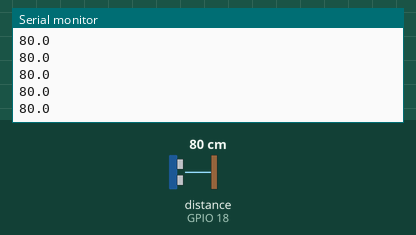
This sketch was run on a simulated ESP32. Shown: the last lines printed to the serial monitor. Wiring (inferred from the names in the program): ultrasonic range finder: trigger GPIO 5; echo GPIO 18. The test bench sets the inputs (shaded band); at power-on: distance to the obstacle (sensor on GPIO 18) 80 cm. The echo pulse lasts 58.3 µs per cm.

Above: at 1.2 s.
1.3 s: distance to the obstacle (sensor on GPIO 18) set to 2 cm
At 1.37 s:
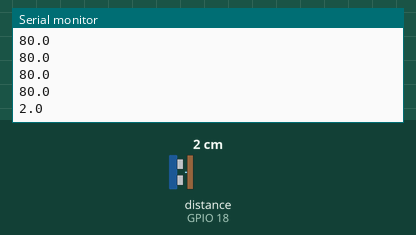
2.8 s: distance to the obstacle (sensor on GPIO 18) set to 4 cm
At 2.88 s:
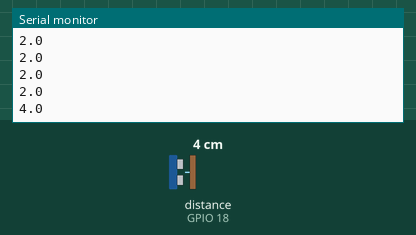
Timing chart, 0 to 5.8 s (numbered marks = the images above; inputs shaded):
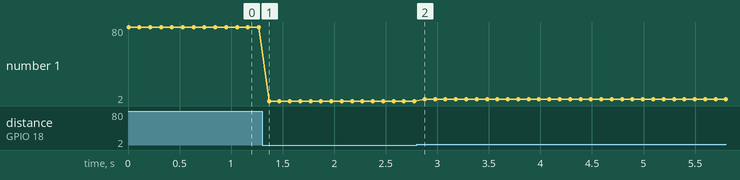

The sketch:

esp32_ultrasonic.ino
```cpp
/*
 * ESP32 Ultrasonic Sensor - QC Detector Trigger
 *
 * Continuously reads HC-SR04 ultrasonic sensor and sends distance via Serial.
 * The QC Detector app will trigger capture when distance < threshold.
 *
 * Wiring:
 * - VCC  -> 5V (or 3.3V for some modules)
 * - GND  -> GND
 * - TRIG -> GPIO 5
 * - ECHO -> GPIO 18
 *
 * Upload this code to ESP32, then connect via USB.
 * The sensor_trigger.py module will auto-detect the ESP32.
 */

#define TRIG_PIN 5
#define ECHO_PIN 18
#define BAUD_RATE 9600

void setup() {
  Serial.begin(BAUD_RATE);
  pinMode(TRIG_PIN, OUTPUT);
  pinMode(ECHO_PIN, INPUT);

  // Wait for serial connection
  while (!Serial) {
    delay(10);
  }

  Serial.println("ESP32 Ultrasonic Sensor Ready");
}

void loop() {
  float distance = measureDistance();

  // Send distance value (Python will parse this)
  Serial.println(distance, 1);  // 1 decimal place

  delay(100);  // 10 readings per second
}

float measureDistance() {
  // Clear trigger
  digitalWrite(TRIG_PIN, LOW);
  delayMicroseconds(2);

  // Send 10us pulse
  digitalWrite(TRIG_PIN, HIGH);
  delayMicroseconds(10);
  digitalWrite(TRIG_PIN, LOW);

  // Read echo pulse duration
  long duration = pulseIn(ECHO_PIN, HIGH, 30000);  // 30ms timeout

  // Calculate distance in cm
  // Speed of sound = 343 m/s = 0.0343 cm/us
  // Distance = duration * 0.0343 / 2 (round trip)
  float distance = duration * 0.0343 / 2;

  // Return -1 if no echo (out of range)
  if (duration == 0) {
    return -1;
  }

  return distance;
}
```

Measured:
- after the input at 1.3 s, the serial monitor: prints a new line after 0.07 s (image 1)
- after the input at 2.8 s, the serial monitor: prints a new line after 0.08 s (image 2)
- plotted number 1: 80 → 2 after the input at 1.3 s, 2 → 4 after the input at 2.8 s
